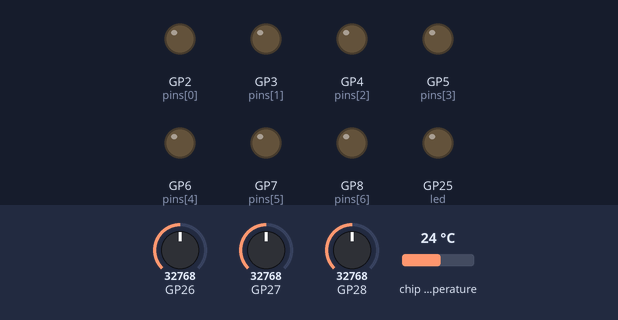
A program run on a simulated Raspberry Pi Pico running MicroPython. Parts: output pins drawn as LEDs (lit = HIGH). The inputs (shaded band) are chosen by the test bench; at power-on: GP26 = 32768, GP27 = 32768, GP28 = 32768, chip temperature 24 °C (analog values on the 0–65535 scale). WiFi joins after 1.5 s; a WiFi scan finds one network, HomeNet; what the program prints to the serial console is not drawn. At 18.2 s the program stops and its outputs stay as they are.

Above: at 0.1 s.
At 4.85 s:
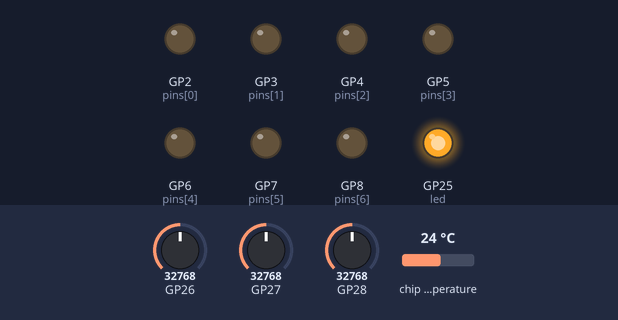
At 10.88 s:
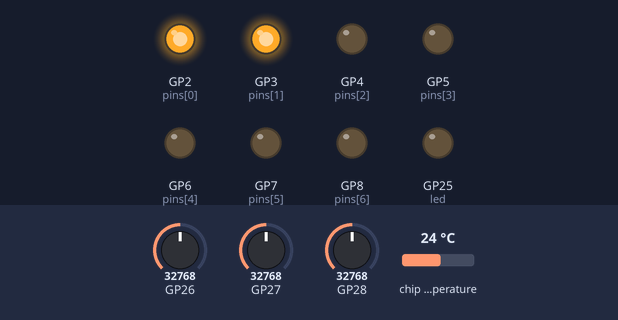
At 11.33 s:
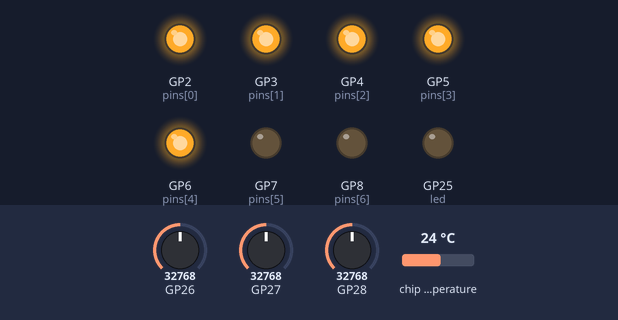
At 11.78 s:
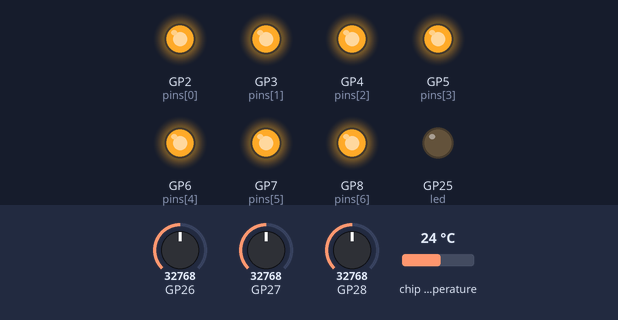
At 12.84 s:
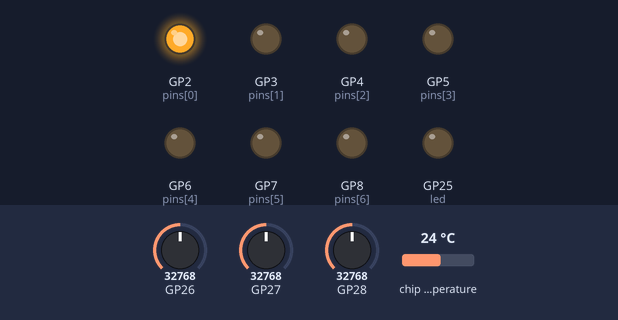
Timing chart, 0 to 14.4 s (numbered marks = the images above):
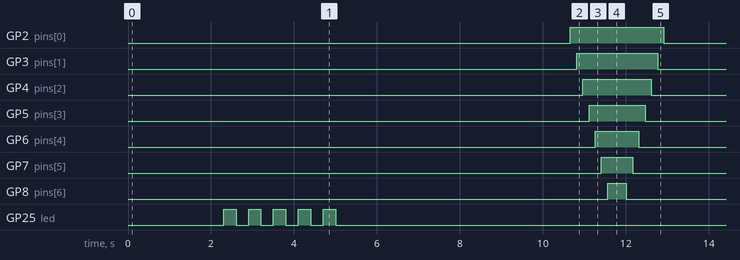

Measured:
- by itself, GP2 (pins[0]): LOW → HIGH at 10.7 s, → LOW 2.3 s later
- by itself, GP3 (pins[1]): LOW → HIGH at 10.8 s, → LOW 2.0 s later
- by itself, GP4 (pins[2]): LOW → HIGH at 11.0 s, → LOW 1.7 s later
- by itself, GP5 (pins[3]): LOW → HIGH at 11.1 s, → LOW 1.4 s later
- by itself, GP6 (pins[4]): LOW → HIGH at 11.3 s, → LOW 1.1 s later
- by itself, GP7 (pins[5]): LOW → HIGH at 11.4 s, → LOW 0.75 s later
- by itself, GP8 (pins[6]): LOW → HIGH at 11.6 s, → LOW 0.45 s later
- by itself, GP25 (led): alternates HIGH for 0.30 s and LOW for 0.30 s, 10 changes in all, then stays LOW

The program:

pico_w_demo.py
```python
"""
Raspberry Pi Pico W Demo
========================
Tests emulator features specific to the Pico W with WiFi.
Select "Raspberry Pi Pico W" in the board dropdown before running.

Run via VS Code: Right-click -> "Run in MicroPython Emulator"
"""

import utime
from machine import Pin, PWM, ADC, I2C


def announce(title: str) -> None:
    """Print demo section header."""
    print("\n" + "=" * 50)
    print(f"  {title}")
    print("=" * 50)
    utime.sleep_ms(300)


# =============================================================================
# Pico W LED - Uses "LED" identifier (not GP25 like regular Pico)
# =============================================================================

def demo_led_blink():
    """Blink the onboard LED."""
    announce("Pico W LED Blink")

    print("  Pico W uses 'LED' identifier for onboard LED")
    print("  (It's connected via the wireless chip)")
    print("  Watch it blink 5 times...")

    led = Pin("LED", Pin.OUT)

    for i in range(5):
        print(f"    Blink {i+1}/5")
        led.on()
        utime.sleep_ms(300)
        led.off()
        utime.sleep_ms(300)

    print("  Done!")


# =============================================================================
# Pico W WiFi - Network features
# =============================================================================

def demo_wifi():
    """Test WiFi functionality."""
    announce("Pico W WiFi")

    print("  The Pico W has built-in WiFi!")

    import network

    wlan = network.WLAN(network.STA_IF)

    print("\n  Activating WiFi...")
    wlan.active(True)
    utime.sleep_ms(300)

    print("  Scanning for networks...")
    networks = wlan.scan()

    print(f"\n  Found {len(networks)} network(s):")
    for net in networks[:5]:
        ssid = net[0].decode() if isinstance(net[0], bytes) else net[0]
        print(f"    📶 {ssid}")
        utime.sleep_ms(150)

    print("\n  Connecting to 'TestNetwork'...")
    utime.sleep_ms(300)
    wlan.connect("TestNetwork", "password123")

    if wlan.isconnected():
        config = wlan.ifconfig()
        print(f"  Connected! IP: {config[0]}")

    print("\n  Done!")


# =============================================================================
# Pico W GPIO - Same as regular Pico
# =============================================================================

def demo_gpio():
    """Test GPIO pins."""
    announce("Pico W GPIO Pins")

    print("  GPIO works the same as regular Pico")
    print("  Testing GP2-GP8...")

    pins = [Pin(i, Pin.OUT) for i in range(2, 9)]

    for i, pin in enumerate(pins):
        print(f"    GP{i+2} ON")
        pin.on()
        utime.sleep_ms(150)

    utime.sleep_ms(300)

    for i, pin in enumerate(reversed(pins)):
        print(f"    GP{8-i} OFF")
        pin.off()
        utime.sleep_ms(150)

    print("  Done!")


# =============================================================================
# Pico W I2C
# =============================================================================

def demo_i2c():
    """Scan the I2C bus."""
    announce("Pico W I2C Bus")

    print("  I2C0: SDA=GP0, SCL=GP1")

    i2c = I2C(0, scl=Pin(1), sda=Pin(0), freq=400000)

    print("  Scanning...")
    devices = i2c.scan()

    if devices:
        print(f"\n  Found {len(devices)} device(s):")
        for addr in devices:
            print(f"    0x{addr:02X}")
    else:
        print("  No devices found")

    print("\n  Done!")


# =============================================================================
# Pico W ADC
# =============================================================================

def demo_adc():
    """Read ADC values."""
    announce("Pico W ADC")

    print("  Reading ADC channels...")

    channels = [
        ("GP26", ADC(26)),
        ("GP27", ADC(27)),
        ("GP28", ADC(28)),
        ("Temp", ADC(4)),
    ]

    for _ in range(3):
        print()
        for name, adc in channels:
            raw = adc.read_u16()
            voltage = raw * 3.3 / 65535
            print(f"    {name}: {voltage:.2f}V")
        utime.sleep_ms(500)

    print("\n  Done!")


# =============================================================================
# Main
# =============================================================================

if __name__ == "__main__":
    print("\n" + "=" * 50)
    print("  📶 RASPBERRY PI PICO W DEMO")
    print("=" * 50)
    print("\n  Make sure 'Raspberry Pi Pico W' is selected!")
    utime.sleep_ms(2000)

    demos = [
        demo_led_blink,
        demo_wifi,
        demo_gpio,
        demo_i2c,
        demo_adc,
    ]

    for demo in demos:
        try:
            demo()
            utime.sleep_ms(1000)
        except Exception as e:
            print(f"  Error: {e}")

    print("\n" + "=" * 50)
    print("  🎉 PICO W DEMO COMPLETE!")
    print("=" * 50)
```
